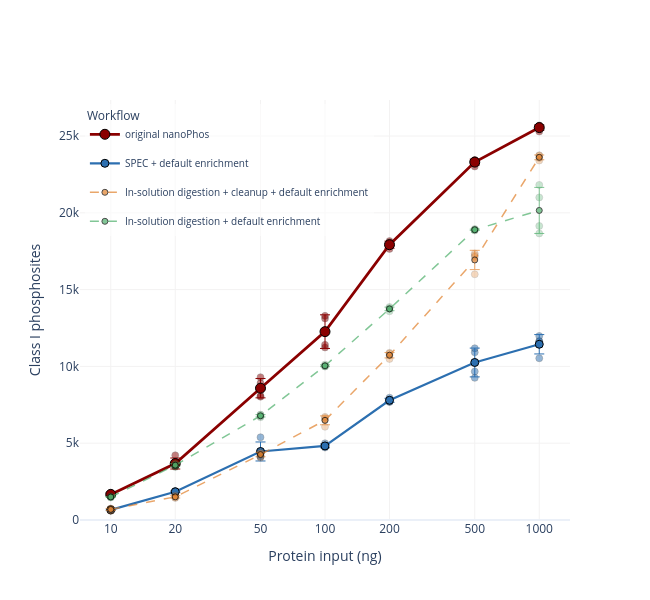

The code cell stored with this chart in its notebook:
### Markdown cell above
### Supplementary Figure 2b - Class I phosphosite depth vs input
Per-run unique Class I localized phosphosites (points = 4 replicates; line = mean ± SD).
All four workflows shown. The SPEC-based pair (**classic vs hybrid**, solid) isolates the
enrichment optimization: with the *same* SPEC preparation, the nanoPhos-optimized enrichment
roughly doubles depth across the whole range (~1.9-2.5×). The in-solution branches (dashed)
are shown for context - note `woCleanup` (crude lysate) competes on raw depth, which is why
selectivity (panel 2d) is the decisive axis.

### Code cell
fig = go.Figure()
add_branch_series(fig, perrun, 'classI_sites', agg=True)
_style(fig, 'Class I phosphosites')
fig.show()
fig.write_image('figures/decoupling/suppl_figure2b_depth_classI.pdf', width=600, height=600)

### Figure 1 — Plotly figure (JSON) as saved in the notebook; plotly's stock layout.template omitted (floating-point values rounded to 4 significant figures)
{"data": [{"legendgroup": "classic", "marker": {"color": "#8A0000", "line": {"color": "black", "width": 0.4}, "opacity": 0.5, "size": 7}, "mode": "markers", "showlegend": false, "type": "scatter", "x": [10, 10, 10, 10, 20, 20, 20, 20, 50, 50, 50, 50, 100, 100, 100, 100, 200, 200, 200, 200, 500, 500, 500, 500, 1000, 1000, 1000, 1000], "y": [1688, 1636, 1563, 1780, 3495, 3496, 4213, 3505, 8920, 8025, 8084, 9298, 11231, 13125, 11408, 13291, 17650, 18159, 17825, 18065, 23331, 23433, 23016, 23425, 25291, 25693, 25601, 25612]}, {"error_y": {"array": [91.26, 357.2, 628.5, 1095.0, 230.9, 195.7, 177.0], "color": "#8A0000", "thickness": 1, "type": "data", "visible": true, "width": 5}, "legendgroup": "classic", "line": {"color": "#8A0000", "dash": "solid", "width": 2.8}, "marker": {"color": "#8A0000", "line": {"color": "black", "width": 1}, "size": 10}, "mode": "lines+markers", "name": "original nanoPhos", "opacity": 1.0, "type": "scatter", "x": [10, 20, 50, 100, 200, 500, 1000], "y": [1667.0, 3677.0, 8582.0, 12260.0, 17920.0, 23300.0, 25550.0]}, {"legendgroup": "hybrid", "marker": {"color": "#2C6FB0", "line": {"color": "black", "width": 0.4}, "opacity": 0.5, "size": 7}, "mode": "markers", "showlegend": false, "type": "scatter", "x": [10, 10, 10, 10, 20, 20, 20, 20, 50, 50, 50, 50, 100, 100, 100, 100, 200, 200, 200, 200, 500, 500, 500, 500, 1000, 1000, 1000, 1000], "y": [637, 607, 721, 682, 1873, 1889, 1798, 1792, 4139, 5387, 4208, 4111, 4994, 4810, 4773, 4717, 7682, 7966, 7705, 7822, 10915, 11182, 9670, 9255, 11608, 11980, 11649, 10530]}, {"error_y": {"array": [50.1, 50.14, 618.5, 119.9, 130.2, 937.6, 630.2], "color": "#2C6FB0", "thickness": 1, "type": "data", "visible": true, "width": 5}, "legendgroup": "hybrid", "line": {"color": "#2C6FB0", "dash": "solid", "width": 2.2}, "marker": {"color": "#2C6FB0", "line": {"color": "black", "width": 1}, "size": 8}, "mode": "lines+markers", "name": "SPEC + default enrichment", "opacity": 1.0, "type": "scatter", "x": [10, 20, 50, 100, 200, 500, 1000], "y": [661.8, 1838.0, 4461.0, 4824.0, 7794.0, 10260.0, 11440.0]}, {"legendgroup": "wCleanup", "marker": {"color": "#E1812C", "line": {"color": "black", "width": 0.4}, "opacity": 0.3, "size": 7}, "mode": "markers", "showlegend": false, "type": "scatter", "x": [10, 10, 10, 10, 20, 20, 20, 20, 50, 50, 50, 50, 100, 100, 100, 100, 200, 200, 200, 200, 500, 500, 500, 500, 1000, 1000, 1000, 1000], "y": [675, 593, 741, 741, 1525, 1436, 1605, 1461, 4258, 4343, 4059, 4385, 6070, 6528, 6644, 6715, 10714, 10487, 10886, 10834, 17240, 17137, 15996, 17349, 23407, 23748, 23719, 23573]}, {"error_y": {"array": [70.26, 75.46, 144.8, 289.9, 177.4, 629.0, 156.5], "color": "#E1812C", "thickness": 1, "type": "data", "visible": true, "width": 5}, "legendgroup": "wCleanup", "line": {"color": "#E1812C", "dash": "dash", "width": 1.5}, "marker": {"color": "#E1812C", "line": {"color": "black", "width": 1}, "size": 6}, "mode": "lines+markers", "name": "In-solution digestion + cleanup + default enrichment", "opacity": 0.7, "type": "scatter", "x": [10, 20, 50, 100, 200, 500, 1000], "y": [687.5, 1507.0, 4261.0, 6489.0, 10730.0, 16930.0, 23610.0]}, {"legendgroup": "woCleanup", "marker": {"color": "#4DAF6A", "line": {"color": "black", "width": 0.4}, "opacity": 0.3, "size": 7}, "mode": "markers", "showlegend": false, "type": "scatter", "x": [10, 10, 10, 10, 20, 20, 20, 20, 50, 50, 50, 50, 100, 100, 100, 100, 200, 200, 200, 200, 500, 500, 500, 500, 1000, 1000, 1000, 1000], "y": [1541, 1501, 1484, 1467, 3558, 3586, 3681, 3447, 6695, 6748, 6835, 6862, 10049, 10001, 10121, 9996, 13737, 13866, 13784, 13590, 18850, 18947, 18909, 18882, 21001, 21816, 18657, 19144]}, {"error_y": {"array": [31.7, 96.32, 77.24, 57.98, 115.8, 41.14, 1499.0], "color": "#4DAF6A", "thickness": 1, "type": "data", "visible": true, "width": 5}, "legendgroup": "woCleanup", "line": {"color": "#4DAF6A", "dash": "dash", "width": 1.5}, "marker": {"color": "#4DAF6A", "line": {"color": "black", "width": 1}, "size": 6}, "mode": "lines+markers", "name": "In-solution digestion + default enrichment", "opacity": 0.7, "type": "scatter", "x": [10, 20, 50, 100, 200, 500, 1000], "y": [1498.0, 3568.0, 6785.0, 10040.0, 13740.0, 18900.0, 20150.0]}], "layout": {"font": {"size": 12}, "height": 600, "legend": {"bgcolor": "rgba(255,255,255,0.6)", "font": {"size": 10}, "title": {"text": "Workflow"}, "x": 0.01, "xanchor": "left", "y": 0.99, "yanchor": "top"}, "showlegend": true, "width": 650, "xaxis": {"gridcolor": "#F3F2F2", "ticktext": ["10", "20", "50", "100", "200", "500", "1000"], "tickvals": [10, 20, 50, 100, 200, 500, 1000], "title": {"text": "Protein input (ng)"}, "type": "log"}, "yaxis": {"gridcolor": "#F3F2F2", "rangemode": "tozero", "title": {"text": "Class I phosphosites"}}}}
